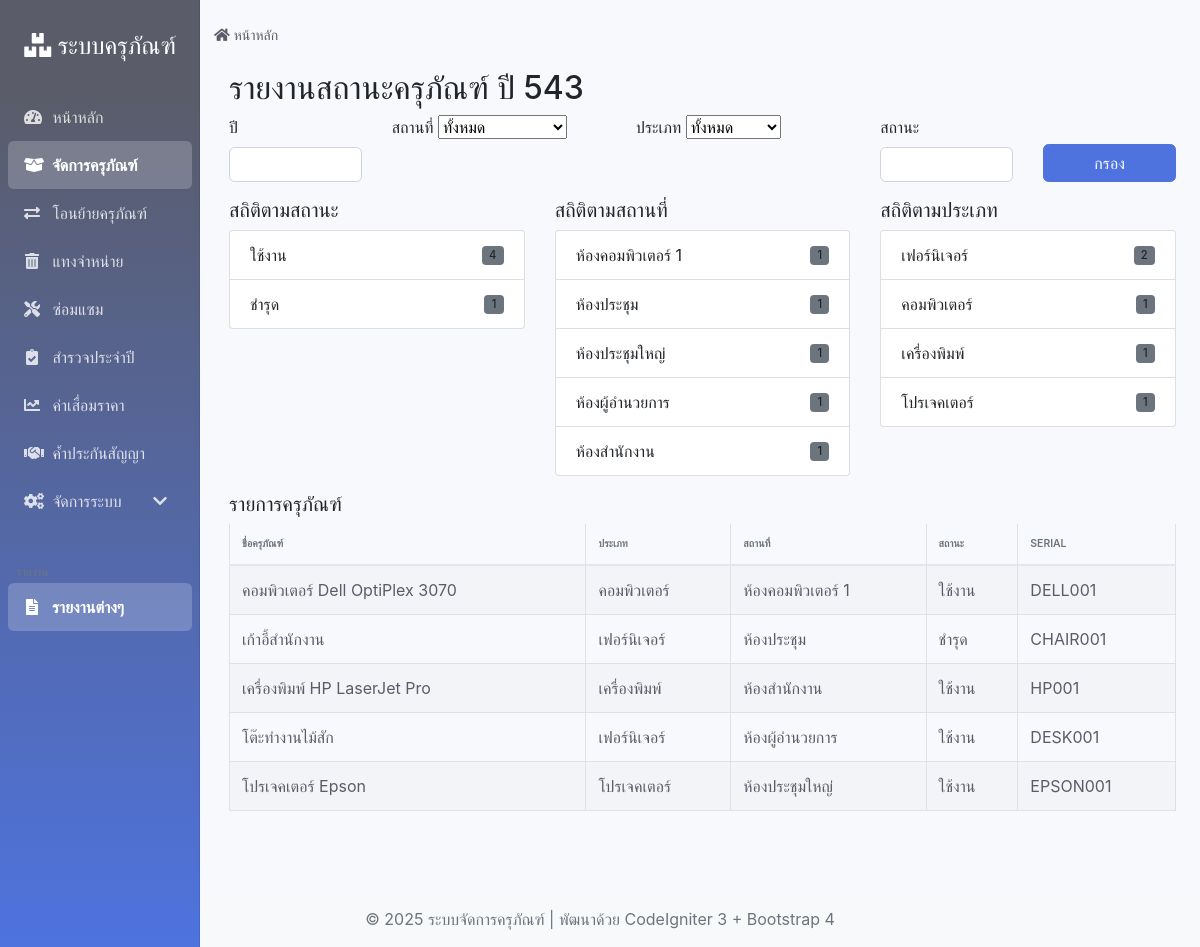
Screenshot of /index.php/reports/asset_status with the database file from the repository.
### tables this page shows
CREATE TABLE `assets` (
  `asset_id` int(11) NOT NULL,
  `asset_name` varchar(255) NOT NULL COMMENT 'ชื่อครุภัณฑ์',
  `asset_type` varchar(100) NOT NULL COMMENT 'ประเภทครุภัณฑ์',
  `serial_number` varchar(100) DEFAULT NULL COMMENT 'หมายเลขซีเรียล',
  `purchase_date` date NOT NULL COMMENT 'วันที่จัดซื้อ',
  `purchase_price` decimal(15,2) NOT NULL COMMENT 'ราคาจัดซื้อ',
  `current_location` varchar(255) NOT NULL COMMENT 'สถานที่ตั้งปัจจุบัน',
  `status` enum('ใช้งาน','ชำรุด','จำหน่ายแล้ว','ซ่อมแซม') NOT NULL DEFAULT 'ใช้งาน' COMMENT 'สถานะ',
  `warranty_info` text COMMENT 'ข้อมูลการรับประกัน',
  `depreciation_rate` decimal(5,2) NOT NULL DEFAULT '0.00' COMMENT 'อัตราค่าเสื่อมราคา (%)',
  `acquisition_method` varchar(100) NOT NULL COMMENT 'วิธีการได้มา',
  `responsible_person` varchar(255) NOT NULL COMMENT 'ผู้รับผิดชอบ',
  `created_at` timestamp NOT NULL DEFAULT CURRENT_TIMESTAMP,
  `updated_at` timestamp NOT NULL DEFAULT CURRENT_TIMESTAMP ON UPDATE CURRENT_TIMESTAMP
);

### application/controllers/Reports.php (called while the page is built, shortened)
<?php
class Reports extends CI_Controller {
    public function __construct()
    {
        $this->load->model('Asset_model');
        $this->load->model('Survey_model');
        $this->load->model('Depreciation_model');
        $this->load->model('Transfer_model');
        $this->load->model('Disposal_model');
        $this->load->model('Repair_model');
        $this->load->helper(array('url', 'form'));
        $this->load->library(array('session', 'form_validation'));
    }
    public function asset_status()
    {
        $data = array();
        $location = $this->input->get('location');
        $category = $this->input->get('category');
        $status = $this->input->get('status');
        $year = $this->input->get('year');
        $data['assets'] = $this->Asset_model->get_assets_by_filters($location, $category, $status, $year);
        $data['status_stats'] = $this->Asset_model->get_asset_status_statistics($year);
        $data['location_stats'] = $this->Asset_model->get_asset_location_statistics($year);
        $data['category_stats'] = $this->Asset_model->get_asset_category_statistics($year);
        $data['locations'] = $this->Asset_model->get_distinct_locations($year);
        $data['categories'] = $this->Asset_model->get_distinct_categories($year);
        $data['selected_location'] = $location;
        $data['selected_category'] = $category;
        $data['selected_status'] = $status;
        $data['selected_year'] = $year;
        $data['page_title'] = 'รายงานสถานะครุภัณฑ์ ปี ' . ($year + 543);
        $data['page_name'] = 'asset_status_report';
        $this->load->view('templates/header', $data);
        $this->load->view('reports/asset_status', $data);
        $this->load->view('templates/footer');
    }
}

### index.php (called while the page is built, shortened)
<?php
require_once BASEPATH.'core/CodeIgniter.php';

### application/models/Asset_model.php (called while the page is built, shortened)
<?php
class Asset_model extends CI_Model {
private function _col(array $candidates, $table = 'assets')
{
    foreach ($candidates as $c) {
        if ($this->db->field_exists($c, $table)) return $c;
    }
    return null;
}
public function get_assets_by_filters($location = null, $category = null, $status = null, $year = null)
{
    $table     = 'assets';
    $locCol    = $this->_col(['current_location','location','room','department'], $table);
    $catCol    = $this->_col(['category','asset_type','type'], $table);
    $statusCol = $this->_col(['status','asset_status'], $table);
    $dateCol   = $this->_col(['purchase_date','acquisition_date','created_at','created_date'], $table);
    $this->db->select('a.*');
    if ($catCol)    $this->db->select("a.$catCol   AS category", false);
    if ($locCol)    $this->db->select("a.$locCol   AS current_location", false);
    if ($this->db->field_exists('serial_number', $table)) {
        $this->db->select('a.serial_number AS asset_code', false);
    }
    $this->db->from($table.' a');
    $this->db->order_by('a.asset_name', 'ASC');
    return $this->db->get()->result_array();
}
public function get_asset_status_statistics($year = null)
{
    $table     = 'assets';
    $statusCol = $this->_col(['status','asset_status'], $table);
    $dateCol   = $this->_col(['purchase_date','acquisition_date','created_at','created_date'], $table);
    $this->db->select("a.$statusCol AS status, COUNT(*) AS count", false)
             ->from($table.' a')
             ->group_by("a.$statusCol")
             ->order_by('count', 'DESC');
    return $this->db->get()->result_array();
}
public function get_asset_location_statistics($year = null)
{
    $table   = 'assets';
    $locCol  = $this->_col(['current_location','location','room','department'], $table);
    $dateCol = $this->_col(['purchase_date','acquisition_date','created_at','created_date'], $table);
    $this->db->select("a.$locCol AS location, COUNT(*) AS count", false)
             ->from($table.' a')
             ->group_by("a.$locCol")
             ->order_by('count','DESC');
    return $this->db->get()->result_array();
}
public function get_asset_category_statistics($year = null)
{
    $table   = 'assets';
    $catCol  = $this->_col(['category','asset_type','type'], $table);
    $dateCol = $this->_col(['purchase_date','acquisition_date','created_at','created_date'], $table);
    $this->db->select("a.$catCol AS category, COUNT(*) AS count", false)
             ->from($table.' a')
             ->group_by("a.$catCol")
             ->order_by('count','DESC');
    return $this->db->get()->result_array();
}
public function get_distinct_locations($year = null)
{
    $table   = 'assets';
    $locCol  = $this->_col(['current_location','location','room','department'], $table);
    $this->db->distinct()->select("a.$locCol AS location", false)->from($table.' a');
    $this->db->order_by('location','ASC');
    $rows = $this->db->get()->result_array();
    return array_map(function($r){ return $r['location']; }, $rows);
}
public function get_distinct_categories($year = null)
{
    $table   = 'assets';
    $catCol  = $this->_col(['category','asset_type','type'], $table);
    $this->db->distinct()->select("a.$catCol AS category", false)->from($table.' a');
    $this->db->order_by('category','ASC');
    $rows = $this->db->get()->result_array();
    return array_map(function($r){ return $r['category']; }, $rows);
}
}

### application/views/reports/asset_status.php (the view, shortened to what this page needs)
<div class="container my-3">
  <h2><?= isset($page_title) ? htmlspecialchars($page_title, ENT_QUOTES, 'UTF-8') : 'รายงานสถานะครุภัณฑ์'; ?></h2>
  <form method="get" action="<?= site_url('reports/asset_status'); ?>" class="row g-2 mb-3">
    <div class="col-md-2">
      <label class="form-label">ปี</label>
      <input type="number" name="year" value="<?= htmlspecialchars($selected_year ?? '', ENT_QUOTES, 'UTF-8'); ?>" class="form-control">
    </div>
    <div class="col-md-3">
      <label class="form-label">สถานที่</label>
      <select name="location" class="form-select">
        <option value="">ทั้งหมด</option>
      </select>
    </div>
    <div class="col-md-3">
      <label class="form-label">ประเภท</label>
      <select name="category" class="form-select">
        <option value="">ทั้งหมด</option>
      </select>
    </div>
    <div class="col-md-2">
      <label class="form-label">สถานะ</label>
      <input type="text" name="status" value="<?= htmlspecialchars($selected_status ?? '', ENT_QUOTES, 'UTF-8'); ?>" class="form-control">
    </div>
    <div class="col-md-2 d-flex align-items-end">
      <button class="btn btn-primary w-100" type="submit">กรอง</button>
    </div>
  </form>
  <div class="row mb-3">
    <div class="col-md-4">
      <h5>สถิติตามสถานะ</h5>
      <ul class="list-group">
        <?php if (!empty($status_stats)) foreach ($status_stats as $s): ?>
          <li class="list-group-item d-flex justify-content-between align-items-center">
            <?= htmlspecialchars($s['status'] ?? '-', ENT_QUOTES, 'UTF-8'); ?>
            <span class="badge bg-secondary"><?= (int)($s['count'] ?? 0); ?></span>
          </li>
        <?php endforeach; ?>
      </ul>
    </div>
    <div class="col-md-4">
      <h5>สถิติตามสถานที่</h5>
      <ul class="list-group">
        <?php if (!empty($location_stats)) foreach ($location_stats as $l): ?>
          <li class="list-group-item d-flex justify-content-between align-items-center">
            <?= htmlspecialchars($l['location'] ?? '-', ENT_QUOTES, 'UTF-8'); ?>
            <span class="badge bg-secondary"><?= (int)($l['count'] ?? 0); ?></span>
          </li>
        <?php endforeach; ?>
      </ul>
    </div>
    <div class="col-md-4">
      <h5>สถิติตามประเภท</h5>
      <ul class="list-group">
        <?php if (!empty($category_stats)) foreach ($category_stats as $c): ?>
          <li class="list-group-item d-flex justify-content-between align-items-center">
            <?= htmlspecialchars($c['category'] ?? '-', ENT_QUOTES, 'UTF-8'); ?>
            <span class="badge bg-secondary"><?= (int)($c['count'] ?? 0); ?></span>
          </li>
        <?php endforeach; ?>
      </ul>
    </div>
  </div>
  <h5>รายการครุภัณฑ์</h5>
  <div class="table-responsive">
    <table class="table table-striped table-bordered">
      <thead>
        <tr>
          <th>ชื่อครุภัณฑ์</th>
          <th>ประเภท</th>
          <th>สถานที่</th>
          <th>สถานะ</th>
          <th>Serial</th>
        </tr>
      </thead>
      <tbody>
        <?php if (!empty($assets)) foreach ($assets as $a): ?>
          <tr>
            <td><?= htmlspecialchars($a['asset_name'] ?? '-', ENT_QUOTES, 'UTF-8'); ?></td>
            <td><?= htmlspecialchars($a['category'] ?? '-', ENT_QUOTES, 'UTF-8'); ?></td>
            <td><?= htmlspecialchars($a['current_location'] ?? '-', ENT_QUOTES, 'UTF-8'); ?></td>
            <td><?= htmlspecialchars($a['status'] ?? '-', ENT_QUOTES, 'UTF-8'); ?></td>
            <td><?= htmlspecialchars($a['serial_number'] ?? ($a['asset_code'] ?? '-'), ENT_QUOTES, 'UTF-8'); ?></td>
          </tr>
        <?php endforeach; ?>
      </tbody>
    </table>
  </div>
</div>

### assets/css/custom.css (style rules this page uses)
body { background-color: #f8f9fc; font-family: 'Nunito', -apple-system, BlinkMacSystemFont, 'Segoe UI', 'Roboto', 'Helvetica Neue', Arial, sans-serif; }
.btn { border-radius: .35rem; font-weight: 400; transition: all .15s ease-in-out; }
.btn-primary { background-color: #4e73df; border-color: #4e73df; }
.table { color: #5a5c69; }
.table thead th { border-top: none; border-bottom: 2px solid #e3e6f0; font-weight: 600; text-transform: uppercase; font-size: .65rem; color: #6c757d; background-color: #f8f9fc; }
.table td { border-top: 1px solid #e3e6f0; vertical-align: middle; }
.table-striped tbody tr:nth-of-type(odd) { background-color: rgba(0, 0, 0, .02); }
.badge { font-size: .7rem; font-weight: 500; padding: .35em .65em; }
.form-control { border: 1px solid #d1d3e2; border-radius: .35rem; font-size: .875rem; transition: all .15s ease-in-out; }

### rows the page displays
assets: asset_name "คอมพิวเตอร์ Dell OptiPlex 3070", asset_type "คอมพิวเตอร์", current_location "ห้องคอมพิวเตอร์ 1", status "ใช้งาน", serial_number "DELL001"
assets: asset_name "เก้าอี้สำนักงาน", asset_type "เฟอร์นิเจอร์", current_location "ห้องประชุม", status "ชำรุด", serial_number "CHAIR001"
assets: asset_name "เครื่องพิมพ์ HP LaserJet Pro", asset_type "เครื่องพิมพ์", current_location "ห้องสำนักงาน", status "ใช้งาน", serial_number "HP001"
assets: asset_name "โต๊ะทำงานไม้สัก", asset_type "เฟอร์นิเจอร์", current_location "ห้องผู้อำนวยการ", status "ใช้งาน", serial_number "DESK001"
assets: asset_name "โปรเจคเตอร์ Epson", asset_type "โปรเจคเตอร์", current_location "ห้องประชุมใหญ่", status "ใช้งาน", serial_number "EPSON001"

### other values shown
$page_title "รายงานสถานะครุภัณฑ์ ปี 543"
$s['status'] "ใช้งาน"
$s['count'] "4"
$s['status'] "ชำรุด"
$s['count'] "1"
$l['location'] "ห้องคอมพิวเตอร์ 1"
$l['count'] "1"
$l['location'] "ห้องประชุม"
$l['location'] "ห้องประชุมใหญ่"
$l['location'] "ห้องผู้อำนวยการ"
$l['location'] "ห้องสำนักงาน"
$c['category'] "เฟอร์นิเจอร์"
$c['count'] "2"
$c['category'] "คอมพิวเตอร์"
$c['count'] "1"
